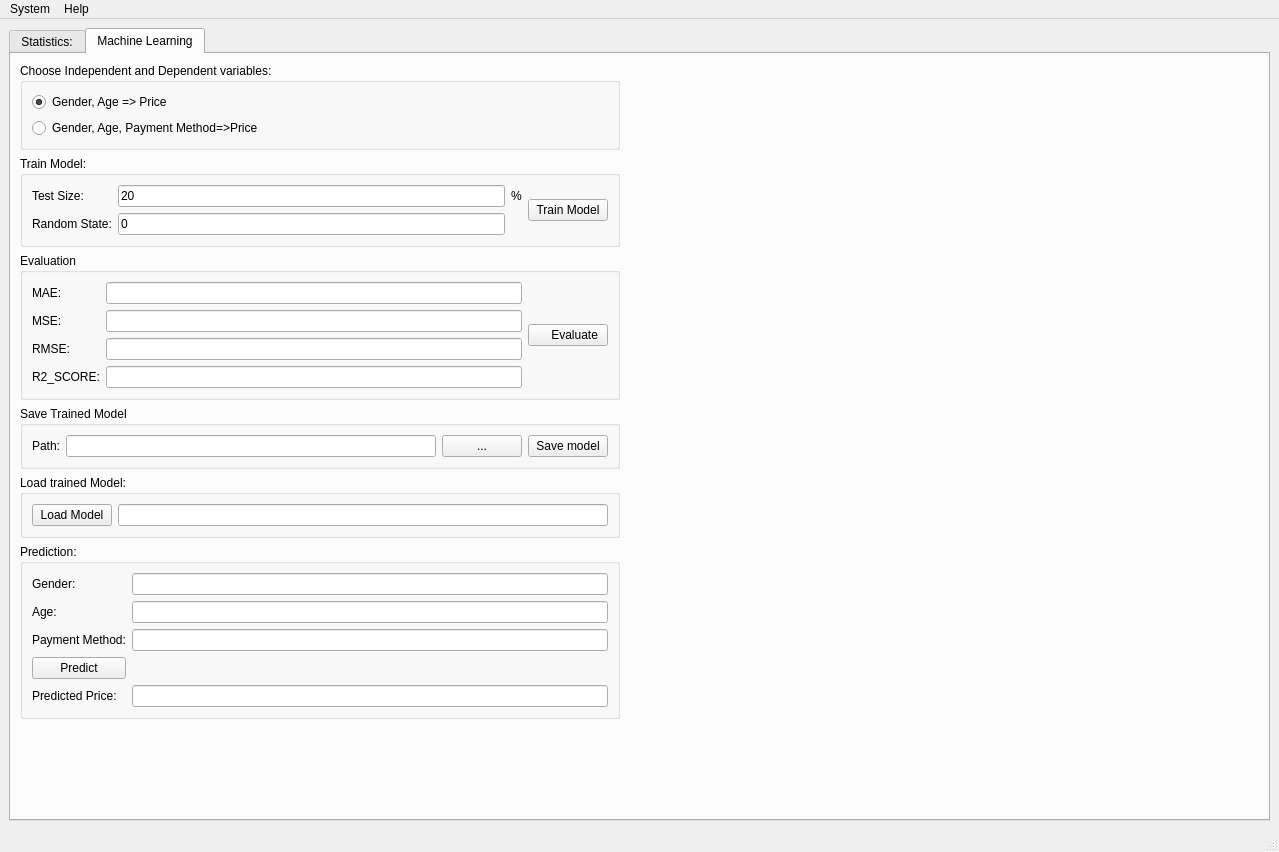
<?xml version="1.0" encoding="UTF-8"?>
<ui version="4.0">
 <class>MainWindow</class>
 <widget class="QMainWindow" name="MainWindow">
  <property name="geometry">
   <rect>
    <x>0</x>
    <y>0</y>
    <width>1279</width>
    <height>852</height>
   </rect>
  </property>
  <property name="windowTitle">
   <string>Nhiên</string>
  </property>
  <widget class="QWidget" name="centralwidget">
   <layout class="QVBoxLayout" name="layoutCentral">
    <item>
     <widget class="QTabWidget" name="tabWidget">
      <property name="currentIndex">
       <number>1</number>
      </property>
      <widget class="QWidget" name="tab">
       <attribute name="title">
        <string>Statistics:</string>
       </attribute>
       <layout class="QGridLayout" name="gridTab1" columnstretch="0,1">
        <item row="0" column="0">
         <widget class="QGroupBox" name="groupBox">
          <property name="minimumSize">
           <size>
            <width>400</width>
            <height>0</height>
           </size>
          </property>
          <property name="title">
           <string>Functions:</string>
          </property>
          <layout class="QVBoxLayout" name="verticalLayoutFunctions">
           <item>
            <widget class="QPushButton" name="pushButtonPurchaseRatesByGender">
             <property name="text">
              <string>(1) Purchase rates by gender</string>
             </property>
             <property name="icon">
              <iconset>
               <normaloff>../Images/gender_mixed_users_icon.png</normaloff>../Images/gender_mixed_users_icon.png</iconset>
             </property>
            </widget>
           </item>
           <item>
            <layout class="QHBoxLayout" name="hboxAgeRange">
             <item>
              <widget class="QLabel" name="label_2">
               <property name="maximumSize">
                <size>
                 <width>40</width>
                 <height>16777215</height>
                </size>
               </property>
               <property name="text">
                <string>From:</string>
               </property>
              </widget>
             </item>
             <item>
              <widget class="QLineEdit" name="lineEditFromAge">
               <property name="maximumSize">
                <size>
                 <width>50</width>
                 <height>16777215</height>
                </size>
               </property>
               <property name="text">
                <string>30</string>
               </property>
              </widget>
             </item>
             <item>
              <widget class="QLabel" name="label">
               <property name="maximumSize">
                <size>
                 <width>30</width>
                 <height>16777215</height>
                </size>
               </property>
               <property name="text">
                <string>To:</string>
               </property>
              </widget>
             </item>
             <item>
              <widget class="QLineEdit" name="lineEditToAge">
               <property name="maximumSize">
                <size>
                 <width>50</width>
                 <height>16777215</height>
                </size>
               </property>
               <property name="text">
                <string>50</string>
               </property>
              </widget>
             </item>
             <item>
              <widget class="QPushButton" name="pushButtonPurchaseRatesByAgeGroup">
               <property name="text">
                <string>(2) Purchase rates by age group</string>
               </property>
               <property name="icon">
                <iconset>
                 <normaloff>../Images/purchase.png</normaloff>../Images/purchase.png</iconset>
               </property>
              </widget>
             </item>
            </layout>
           </item>
           <item>
            <widget class="QPushButton" name="pushButtonPurchaseCountingByCategory">
             <property name="text">
              <string>(3) Purchase counting by category</string>
             </property>
             <property name="icon">
              <iconset>
               <normaloff>../Images/basket_buy_cart_sale_shop_icon.png</normaloff>../Images/basket_buy_cart_sale_shop_icon.png</iconset>
             </property>
            </widget>
           </item>
           <item>
            <widget class="QPushButton" name="pushButtonPurchaseValueByCategory">
             <property name="text">
              <string>(4) Purchase value by category</string>
             </property>
             <property name="icon">
              <iconset>
               <normaloff>../Images/catory.png</normaloff>../Images/catory.png</iconset>
             </property>
            </widget>
           </item>
           <item>
            <widget class="QPushButton" name="pushButtonPurchaseByCategoryAndGender">
             <property name="text">
              <string>(5) Purchases by category and gender</string>
             </property>
             <property name="icon">
              <iconset>
               <normaloff>../Images/category_icon.png</normaloff>../Images/category_icon.png</iconset>
             </property>
            </widget>
           </item>
           <item>
            <widget class="QPushButton" name="pushButtonPaymentMethod">
             <property name="text">
              <string>(6) Payment method: Cash, Credit, Debit card</string>
             </property>
             <property name="icon">
              <iconset>
               <normaloff>../Images/6334497_budget_currency_dollar_finance_money_icon.png</normaloff>../Images/6334497_budget_currency_dollar_finance_money_icon.png</iconset>
             </property>
            </widget>
           </item>
           <item>
            <widget class="QPushButton" name="pushButtonPurchaseRatesByShoppingMall">
             <property name="text">
              <string>(7) Purchase rates by Shopping Mall</string>
             </property>
             <property name="icon">
              <iconset>
               <normaloff>../Images/shopping cart_icon.png</normaloff>../Images/shopping cart_icon.png</iconset>
             </property>
            </widget>
           </item>
           <item>
            <widget class="QPushButton" name="pushButtonProductSpendingByGender">
             <property name="text">
              <string>(8) Products spending by gender</string>
             </property>
             <property name="icon">
              <iconset>
               <normaloff>../Images/age_people_icon.png</normaloff>../Images/age_people_icon.png</iconset>
             </property>
            </widget>
           </item>
           <item>
            <widget class="QPushButton" name="pushButtonPurchaseFrequenceByAge">
             <property name="text">
              <string>(9) Purchase frequency by age</string>
             </property>
             <property name="icon">
              <iconset>
               <normaloff>../Images/frequency.png</normaloff>../Images/frequency.png</iconset>
             </property>
            </widget>
           </item>
           <item>
            <widget class="QPushButton" name="pushButtonSalesFluctuationsByMonth">
             <property name="text">
              <string>(10) Statistics on sales fluctuations by month</string>
             </property>
             <property name="icon">
              <iconset>
               <normaloff>../Images/calendar_date_event_icon.png</normaloff>../Images/calendar_date_event_icon.png</iconset>
             </property>
            </widget>
           </item>
           <item>
            <widget class="QPushButton" name="pushButtonSalesFlucuationsByYearAndMonth">
             <property name="text">
              <string>(11) Statistics on sales fluctuations by year and month</string>
             </property>
             <property name="icon">
              <iconset>
               <normaloff>../Images/calendar_icon.png</normaloff>../Images/calendar_icon.png</iconset>
             </property>
            </widget>
           </item>
          </layout>
         </widget>
        </item>
        <item row="0" column="1">
         <layout class="QVBoxLayout" name="vboxRight">
          <item>
           <widget class="QGroupBox" name="groupBox_3">
            <property name="title">
             <string>List of Data:</string>
            </property>
            <layout class="QVBoxLayout" name="vboxTable">
             <item>
              <widget class="QTableWidget" name="tableWidgetStatistic">
               <column>
                <property name="text">
                 <string>Gender</string>
                </property>
               </column>
               <column>
                <property name="text">
                 <string>Number Sales</string>
                </property>
               </column>
              </widget>
             </item>
            </layout>
           </widget>
          </item>
          <item>
           <widget class="QGroupBox" name="groupBox_4">
            <property name="title">
             <string>Chart Visualization:</string>
            </property>
            <layout class="QVBoxLayout" name="verticalLayoutPlot"/>
           </widget>
          </item>
         </layout>
        </item>
       </layout>
      </widget>
      <widget class="QWidget" name="tab_2">
       <attribute name="title">
        <string>Machine Learning</string>
       </attribute>
       <layout class="QVBoxLayout" name="vboxTab2">
        <item>
         <widget class="QGroupBox" name="groupBox_2">
          <property name="sizePolicy">
           <sizepolicy hsizetype="Preferred" vsizetype="Preferred">
            <horstretch>0</horstretch>
            <verstretch>0</verstretch>
           </sizepolicy>
          </property>
          <property name="maximumSize">
           <size>
            <width>600</width>
            <height>16777215</height>
           </size>
          </property>
          <property name="title">
           <string>Choose Independent and Dependent variables:</string>
          </property>
          <layout class="QVBoxLayout" name="vboxVars">
           <item>
            <widget class="QRadioButton" name="radioButtonGenderAge">
             <property name="text">
              <string>Gender, Age =&gt; Price</string>
             </property>
             <property name="checked">
              <bool>true</bool>
             </property>
            </widget>
           </item>
           <item>
            <widget class="QRadioButton" name="radioButtonGenderAgePayment">
             <property name="text">
              <string>Gender, Age, Payment Method=&gt;Price</string>
             </property>
            </widget>
           </item>
          </layout>
         </widget>
        </item>
        <item>
         <widget class="QGroupBox" name="groupBox_7">
          <property name="enabled">
           <bool>true</bool>
          </property>
          <property name="sizePolicy">
           <sizepolicy hsizetype="Preferred" vsizetype="Preferred">
            <horstretch>0</horstretch>
            <verstretch>0</verstretch>
           </sizepolicy>
          </property>
          <property name="maximumSize">
           <size>
            <width>600</width>
            <height>16777215</height>
           </size>
          </property>
          <property name="title">
           <string>Train Model:</string>
          </property>
          <layout class="QGridLayout" name="gridTrain">
           <item row="0" column="0">
            <widget class="QLabel" name="label_3">
             <property name="text">
              <string>Test Size:</string>
             </property>
            </widget>
           </item>
           <item row="0" column="1">
            <widget class="QLineEdit" name="lineEditTestSize">
             <property name="maximumSize">
              <size>
               <width>16777215</width>
               <height>16777215</height>
              </size>
             </property>
             <property name="text">
              <string>20</string>
             </property>
            </widget>
           </item>
           <item row="0" column="2">
            <widget class="QLabel" name="label_4">
             <property name="text">
              <string>%</string>
             </property>
            </widget>
           </item>
           <item row="1" column="0">
            <widget class="QLabel" name="label_5">
             <property name="text">
              <string>Random State:</string>
             </property>
            </widget>
           </item>
           <item row="1" column="1">
            <widget class="QLineEdit" name="lineEditRandomState">
             <property name="text">
              <string>0</string>
             </property>
            </widget>
           </item>
           <item row="0" column="3" rowspan="2">
            <widget class="QPushButton" name="pushButtonTrainModel">
             <property name="sizePolicy">
              <sizepolicy hsizetype="Fixed" vsizetype="Fixed">
               <horstretch>0</horstretch>
               <verstretch>0</verstretch>
              </sizepolicy>
             </property>
             <property name="maximumSize">
              <size>
               <width>16777215</width>
               <height>16777215</height>
              </size>
             </property>
             <property name="text">
              <string>Train Model</string>
             </property>
             <property name="icon">
              <iconset>
               <normaloff>../Images/brain_icon.png</normaloff>../Images/brain_icon.png</iconset>
             </property>
            </widget>
           </item>
          </layout>
         </widget>
        </item>
        <item>
         <widget class="QGroupBox" name="groupBox_6">
          <property name="maximumSize">
           <size>
            <width>600</width>
            <height>16777215</height>
           </size>
          </property>
          <property name="title">
           <string>Evaluation</string>
          </property>
          <layout class="QGridLayout" name="gridEval">
           <item row="2" column="0">
            <widget class="QLabel" name="label_9">
             <property name="text">
              <string>RMSE:</string>
             </property>
            </widget>
           </item>
           <item row="2" column="1">
            <widget class="QLineEdit" name="lineEditRMSE">
             <property name="maximumSize">
              <size>
               <width>500</width>
               <height>16777215</height>
              </size>
             </property>
             <property name="frame">
              <bool>true</bool>
             </property>
            </widget>
           </item>
           <item row="0" column="1">
            <widget class="QLineEdit" name="lineEditMAE">
             <property name="sizePolicy">
              <sizepolicy hsizetype="Expanding" vsizetype="Fixed">
               <horstretch>0</horstretch>
               <verstretch>0</verstretch>
              </sizepolicy>
             </property>
             <property name="maximumSize">
              <size>
               <width>500</width>
               <height>16777215</height>
              </size>
             </property>
             <property name="focusPolicy">
              <enum>Qt::StrongFocus</enum>
             </property>
            </widget>
           </item>
           <item row="3" column="1">
            <widget class="QLineEdit" name="lineEditR2SCore">
             <property name="maximumSize">
              <size>
               <width>500</width>
               <height>16777215</height>
              </size>
             </property>
            </widget>
           </item>
           <item row="3" column="0">
            <widget class="QLabel" name="label_10">
             <property name="text">
              <string>R2_SCORE:</string>
             </property>
            </widget>
           </item>
           <item row="0" column="2" rowspan="4">
            <widget class="QPushButton" name="pushButtonEvaluate">
             <property name="sizePolicy">
              <sizepolicy hsizetype="Minimum" vsizetype="Fixed">
               <horstretch>0</horstretch>
               <verstretch>0</verstretch>
              </sizepolicy>
             </property>
             <property name="maximumSize">
              <size>
               <width>16777215</width>
               <height>16777215</height>
              </size>
             </property>
             <property name="text">
              <string>    Evaluate</string>
             </property>
             <property name="icon">
              <iconset>
               <normaloff>../Images/evaluationicon.png</normaloff>../Images/evaluationicon.png</iconset>
             </property>
            </widget>
           </item>
           <item row="1" column="0">
            <widget class="QLabel" name="label_8">
             <property name="text">
              <string>MSE:</string>
             </property>
            </widget>
           </item>
           <item row="0" column="0">
            <widget class="QLabel" name="label_7">
             <property name="sizePolicy">
              <sizepolicy hsizetype="Preferred" vsizetype="Preferred">
               <horstretch>0</horstretch>
               <verstretch>0</verstretch>
              </sizepolicy>
             </property>
             <property name="text">
              <string>MAE:</string>
             </property>
            </widget>
           </item>
           <item row="1" column="1">
            <widget class="QLineEdit" name="lineEditMSE">
             <property name="maximumSize">
              <size>
               <width>500</width>
               <height>16777215</height>
              </size>
             </property>
            </widget>
           </item>
          </layout>
         </widget>
        </item>
        <item>
         <widget class="QGroupBox" name="groupBox_8">
          <property name="maximumSize">
           <size>
            <width>600</width>
            <height>16777215</height>
           </size>
          </property>
          <property name="title">
           <string>Save Trained Model</string>
          </property>
          <layout class="QGridLayout" name="gridSave">
           <item row="0" column="0">
            <widget class="QLabel" name="label_11">
             <property name="text">
              <string>Path:</string>
             </property>
            </widget>
           </item>
           <item row="0" column="1">
            <widget class="QLineEdit" name="lineEditPath"/>
           </item>
           <item row="0" column="2">
            <widget class="QPushButton" name="pushButtonSavePath">
             <property name="text">
              <string>...</string>
             </property>
            </widget>
           </item>
           <item row="0" column="3">
            <widget class="QPushButton" name="pushButtonSaveModel">
             <property name="text">
              <string>Save model</string>
             </property>
             <property name="icon">
              <iconset>
               <normaloff>../Images/download_load_icon.png</normaloff>../Images/download_load_icon.png</iconset>
             </property>
            </widget>
           </item>
          </layout>
         </widget>
        </item>
        <item>
         <widget class="QGroupBox" name="groupBox_9">
          <property name="maximumSize">
           <size>
            <width>600</width>
            <height>16777215</height>
           </size>
          </property>
          <property name="title">
           <string>Load trained Model:</string>
          </property>
          <layout class="QGridLayout" name="gridLoad">
           <item row="0" column="0">
            <widget class="QPushButton" name="pushButtonLoadModel">
             <property name="text">
              <string>Load Model</string>
             </property>
             <property name="icon">
              <iconset>
               <normaloff>../Images/load_upload_icon.png</normaloff>../Images/load_upload_icon.png</iconset>
             </property>
            </widget>
           </item>
           <item row="0" column="1">
            <widget class="QLineEdit" name="lineEditLocationLoadTrainedModel"/>
           </item>
          </layout>
         </widget>
        </item>
        <item>
         <widget class="QGroupBox" name="groupBox_10">
          <property name="maximumSize">
           <size>
            <width>600</width>
            <height>16777215</height>
           </size>
          </property>
          <property name="title">
           <string>Prediction:</string>
          </property>
          <layout class="QGridLayout" name="gridPredict">
           <item row="0" column="1">
            <widget class="QLineEdit" name="lineEditGender"/>
           </item>
           <item row="2" column="1">
            <widget class="QLineEdit" name="lineEditPaymentMethod"/>
           </item>
           <item row="1" column="1">
            <widget class="QLineEdit" name="lineEditAge"/>
           </item>
           <item row="2" column="0">
            <widget class="QLabel" name="label_14">
             <property name="text">
              <string>Payment Method:</string>
             </property>
            </widget>
           </item>
           <item row="1" column="0">
            <widget class="QLabel" name="label_13">
             <property name="text">
              <string>Age:</string>
             </property>
            </widget>
           </item>
           <item row="3" column="0">
            <widget class="QPushButton" name="pushButtonPredict">
             <property name="text">
              <string>Predict</string>
             </property>
             <property name="icon">
              <iconset>
               <normaloff>../Images/directory_icon.png</normaloff>../Images/directory_icon.png</iconset>
             </property>
            </widget>
           </item>
           <item row="4" column="0">
            <widget class="QLabel" name="label_15">
             <property name="text">
              <string>Predicted Price:</string>
             </property>
            </widget>
           </item>
           <item row="4" column="1">
            <widget class="QLineEdit" name="lineEditPredictedPrice"/>
           </item>
           <item row="0" column="0">
            <widget class="QLabel" name="label_12">
             <property name="text">
              <string>Gender:</string>
             </property>
            </widget>
           </item>
          </layout>
         </widget>
        </item>
        <item>
         <spacer name="verticalSpacer">
          <property name="orientation">
           <enum>Qt::Vertical</enum>
          </property>
          <property name="sizeHint" stdset="0">
           <size>
            <width>20</width>
            <height>40</height>
           </size>
          </property>
         </spacer>
        </item>
       </layout>
      </widget>
     </widget>
    </item>
   </layout>
  </widget>
  <widget class="QMenuBar" name="menubar">
   <property name="geometry">
    <rect>
     <x>0</x>
     <y>0</y>
     <width>1279</width>
     <height>18</height>
    </rect>
   </property>
   <widget class="QMenu" name="menuSystem">
    <property name="title">
     <string>System</string>
    </property>
    <addaction name="actionConnection"/>
    <addaction name="separator"/>
    <addaction name="actionSave_trained_Machine_Learning_Model"/>
    <addaction name="separator"/>
    <addaction name="actionLoad_trained_Machine_Learning_Model"/>
    <addaction name="separator"/>
    <addaction name="actionExit"/>
   </widget>
   <widget class="QMenu" name="menuHelp">
    <property name="title">
     <string>Help</string>
    </property>
    <addaction name="actionInstructions"/>
    <addaction name="separator"/>
    <addaction name="actionAbout"/>
   </widget>
   <addaction name="menuSystem"/>
   <addaction name="menuHelp"/>
  </widget>
  <widget class="QStatusBar" name="statusbar"/>
  <action name="actionConnection">
   <property name="text">
    <string>Connect Database</string>
   </property>
   <property name="shortcut">
    <string>Ctrl+D</string>
   </property>
  </action>
  <action name="actionSave_trained_Machine_Learning_Model">
   <property name="text">
    <string>Save trained ML Model</string>
   </property>
   <property name="shortcut">
    <string>Ctrl+S</string>
   </property>
  </action>
  <action name="actionLoad_trained_Machine_Learning_Model">
   <property name="text">
    <string>Load trained ML Model</string>
   </property>
   <property name="shortcut">
    <string>Ctrl+O</string>
   </property>
  </action>
  <action name="actionExit">
   <property name="text">
    <string>Exit</string>
   </property>
   <property name="shortcut">
    <string>Esc</string>
   </property>
  </action>
  <action name="actionInstructions">
   <property name="text">
    <string>Instructions</string>
   </property>
  </action>
  <action name="actionAbout">
   <property name="text">
    <string>About</string>
   </property>
  </action>
 </widget>
 <resources/>
 <connections>
  <connection>
   <sender>actionExit</sender>
   <signal>triggered()</signal>
   <receiver>MainWindow</receiver>
   <slot>close()</slot>
   <hints>
    <hint type="sourcelabel">
     <x>-1</x>
     <y>-1</y>
    </hint>
    <hint type="destinationlabel">
     <x>20</x>
     <y>20</y>
    </hint>
   </hints>
  </connection>
 </connections>
</ui>
